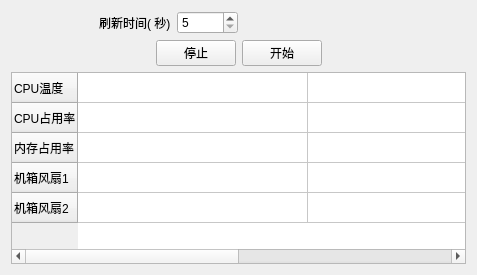
     <widget class="QWidget" name="tab">
      <property name="sizePolicy">
       <sizepolicy hsizetype="Preferred" vsizetype="Preferred">
        <horstretch>0</horstretch>
        <verstretch>0</verstretch>
       </sizepolicy>
      </property>
      <attribute name="title">
       <string>系统状态</string>
      </attribute>
      <layout class="QVBoxLayout" name="verticalLayout_3">
       <item>
        <layout class="QHBoxLayout" name="horizontalLayout_10">
         <item>
          <spacer name="horizontalSpacer_16">
           <property name="orientation">
            <enum>Qt::Horizontal</enum>
           </property>
           <property name="sizeHint" stdset="0">
            <size>
             <width>88</width>
             <height>20</height>
            </size>
           </property>
          </spacer>
         </item>
         <item>
          <widget class="QLabel" name="label_12">
           <property name="text">
            <string>刷新时间( 秒)</string>
           </property>
          </widget>
         </item>
         <item>
          <widget class="QDoubleSpinBox" name="doubleSpinBox_7">
           <property name="sizePolicy">
            <sizepolicy hsizetype="Fixed" vsizetype="Fixed">
             <horstretch>0</horstretch>
             <verstretch>0</verstretch>
            </sizepolicy>
           </property>
           <property name="decimals">
            <number>0</number>
           </property>
           <property name="minimum">
            <double>5.000000000000000</double>
           </property>
           <property name="maximum">
            <double>10000.000000000000000</double>
           </property>
          </widget>
         </item>
         <item>
          <spacer name="horizontalSpacer_17">
           <property name="orientation">
            <enum>Qt::Horizontal</enum>
           </property>
           <property name="sizeHint" stdset="0">
            <size>
             <width>228</width>
             <height>20</height>
            </size>
           </property>
          </spacer>
         </item>
        </layout>
       </item>
       <item>
        <layout class="QHBoxLayout" name="horizontalLayout_2">
         <item>
          <spacer name="horizontalSpacer">
           <property name="orientation">
            <enum>Qt::Horizontal</enum>
           </property>
           <property name="sizeHint" stdset="0">
            <size>
             <width>40</width>
             <height>20</height>
            </size>
           </property>
          </spacer>
         </item>
         <item>
          <widget class="QPushButton" name="pushButton">
           <property name="text">
            <string>停止</string>
           </property>
          </widget>
         </item>
         <item>
          <widget class="QPushButton" name="pushButton_2">
           <property name="text">
            <string>开始</string>
           </property>
          </widget>
         </item>
         <item>
          <spacer name="horizontalSpacer_2">
           <property name="orientation">
            <enum>Qt::Horizontal</enum>
           </property>
           <property name="sizeHint" stdset="0">
            <size>
             <width>40</width>
             <height>20</height>
            </size>
           </property>
          </spacer>
         </item>
        </layout>
       </item>
       <item>
        <widget class="QTableWidget" name="tableWidget">
         <property name="showGrid">
          <bool>true</bool>
         </property>
         <property name="gridStyle">
          <enum>Qt::SolidLine</enum>
         </property>
         <attribute name="horizontalHeaderVisible">
          <bool>false</bool>
         </attribute>
         <attribute name="horizontalHeaderDefaultSectionSize">
          <number>230</number>
         </attribute>
         <attribute name="horizontalHeaderHighlightSections">
          <bool>true</bool>
         </attribute>
         <attribute name="verticalHeaderDefaultSectionSize">
          <number>30</number>
         </attribute>
         <attribute name="verticalHeaderHighlightSections">
          <bool>true</bool>
         </attribute>
         <row>
          <property name="text">
           <string>CPU温度</string>
          </property>
         </row>
         <row>
          <property name="text">
           <string>CPU占用率</string>
          </property>
         </row>
         <row>
          <property name="text">
           <string>内存占用率</string>
          </property>
         </row>
         <row>
          <property name="text">
           <string>机箱风扇1</string>
          </property>
         </row>
         <row>
          <property name="text">
           <string>机箱风扇2</string>
          </property>
         </row>
         <column>
          <property name="text">
           <string>本地设备</string>
          </property>
         </column>
         <column>
          <property name="text">
           <string>对测设备</string>
          </property>
         </column>
         <item row="0" column="0">
          <property name="text">
           <string/>
          </property>
          <property name="flags">
           <set>ItemIsSelectable|ItemIsDragEnabled|ItemIsUserCheckable</set>
          </property>
         </item>
         <item row="0" column="1">
          <property name="text">
           <string/>
          </property>
          <property name="flags">
           <set>ItemIsSelectable|ItemIsDragEnabled|ItemIsUserCheckable</set>
          </property>
         </item>
         <item row="1" column="0">
          <property name="text">
           <string/>
          </property>
          <property name="flags">
           <set>ItemIsSelectable|ItemIsDragEnabled|ItemIsUserCheckable</set>
          </property>
         </item>
         <item row="1" column="1">
          <property name="text">
           <string/>
          </property>
          <property name="flags">
           <set>ItemIsSelectable|ItemIsDragEnabled|ItemIsUserCheckable</set>
          </property>
         </item>
         <item row="2" column="0">
          <property name="text">
           <string/>
          </property>
          <property name="flags">
           <set>ItemIsSelectable|ItemIsDragEnabled|ItemIsUserCheckable</set>
          </property>
         </item>
         <item row="2" column="1">
          <property name="text">
           <string/>
          </property>
          <property name="flags">
           <set>ItemIsSelectable|ItemIsDragEnabled|ItemIsUserCheckable</set>
          </property>
         </item>
         <item row="3" column="0">
          <property name="text">
           <string/>
          </property>
          <property name="flags">
           <set>ItemIsSelectable|ItemIsDragEnabled|ItemIsUserCheckable</set>
          </property>
         </item>
         <item row="3" column="1">
          <property name="text">
           <string/>
          </property>
          <property name="flags">
           <set>ItemIsSelectable|ItemIsDragEnabled|ItemIsUserCheckable</set>
          </property>
         </item>
         <item row="4" column="0">
          <property name="text">
           <string/>
          </property>
          <property name="flags">
           <set>ItemIsSelectable|ItemIsDragEnabled|ItemIsUserCheckable</set>
          </property>
         </item>
         <item row="4" column="1">
          <property name="text">
           <string/>
          </property>
          <property name="flags">
           <set>ItemIsSelectable|ItemIsDragEnabled|ItemIsUserCheckable</set>
          </property>
         </item>
        </widget>
       </item>
      </layout>
     </widget>
